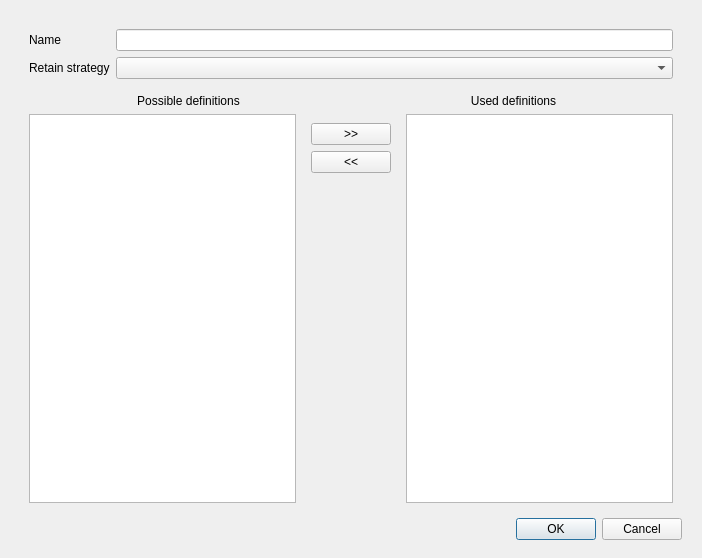
<?xml version="1.0" encoding="UTF-8"?>
<ui version="4.0">
 <class>Dialog</class>
 <widget class="QDialog" name="Dialog">
  <property name="geometry">
   <rect>
    <x>0</x>
    <y>0</y>
    <width>702</width>
    <height>558</height>
   </rect>
  </property>
  <property name="windowTitle">
   <string>BackupJob</string>
  </property>
  <layout class="QVBoxLayout" name="verticalLayout">
   <property name="bottomMargin">
    <number>9</number>
   </property>
   <item>
    <widget class="QWidget" name="contentWidget" native="true">
     <layout class="QVBoxLayout" name="verticalLayout_2">
      <item>
       <widget class="QWidget" name="nameWidget" native="true">
        <layout class="QHBoxLayout" name="horizontalLayout">
         <item>
          <layout class="QGridLayout" name="gridLayout">
           <item row="0" column="0">
            <widget class="QLabel" name="labelName">
             <property name="text">
              <string>Name</string>
             </property>
            </widget>
           </item>
           <item row="1" column="0">
            <widget class="QLabel" name="labelRetainStrategy">
             <property name="text">
              <string>Retain strategy</string>
             </property>
            </widget>
           </item>
           <item row="0" column="1">
            <widget class="QLineEdit" name="editName"/>
           </item>
           <item row="1" column="1">
            <widget class="QComboBox" name="cbbRetainStrategy"/>
           </item>
          </layout>
         </item>
        </layout>
       </widget>
      </item>
      <item>
       <widget class="QWidget" name="labelHeaderWidget" native="true">
        <layout class="QHBoxLayout" name="horizontalLayout_3">
         <property name="spacing">
          <number>6</number>
         </property>
         <property name="leftMargin">
          <number>9</number>
         </property>
         <property name="topMargin">
          <number>0</number>
         </property>
         <property name="bottomMargin">
          <number>0</number>
         </property>
         <item>
          <widget class="QLabel" name="label_2">
           <property name="text">
            <string>Possible definitions</string>
           </property>
           <property name="alignment">
            <set>Qt::AlignCenter</set>
           </property>
          </widget>
         </item>
         <item>
          <widget class="QLabel" name="label_3">
           <property name="layoutDirection">
            <enum>Qt::LeftToRight</enum>
           </property>
           <property name="text">
            <string>Used definitions</string>
           </property>
           <property name="alignment">
            <set>Qt::AlignCenter</set>
           </property>
          </widget>
         </item>
        </layout>
       </widget>
      </item>
      <item>
       <widget class="QWidget" name="definitionsSelectionWidget" native="true">
        <layout class="QHBoxLayout" name="horizontalLayout_2">
         <property name="topMargin">
          <number>0</number>
         </property>
         <item>
          <widget class="QTreeWidget" name="tvPossibleDefinitions">
           <property name="selectionMode">
            <enum>QAbstractItemView::MultiSelection</enum>
           </property>
           <attribute name="headerVisible">
            <bool>false</bool>
           </attribute>
           <column>
            <property name="text">
             <string notr="true">1</string>
            </property>
           </column>
          </widget>
         </item>
         <item>
          <widget class="QWidget" name="moveWidget" native="true">
           <layout class="QVBoxLayout" name="verticalLayout_3">
            <item>
             <widget class="QPushButton" name="pbAdd">
              <property name="text">
               <string>&gt;&gt;</string>
              </property>
             </widget>
            </item>
            <item>
             <widget class="QPushButton" name="pbRemove">
              <property name="text">
               <string>&lt;&lt;</string>
              </property>
             </widget>
            </item>
            <item>
             <widget class="QWidget" name="widget" native="true"/>
            </item>
           </layout>
          </widget>
         </item>
         <item>
          <widget class="QTreeWidget" name="tvSelectedDefinitions">
           <property name="selectionMode">
            <enum>QAbstractItemView::MultiSelection</enum>
           </property>
           <attribute name="headerVisible">
            <bool>false</bool>
           </attribute>
           <column>
            <property name="text">
             <string notr="true">1</string>
            </property>
           </column>
          </widget>
         </item>
        </layout>
       </widget>
      </item>
      <item>
       <widget class="QDialogButtonBox" name="buttonBox">
        <property name="standardButtons">
         <set>QDialogButtonBox::Cancel|QDialogButtonBox::Ok</set>
        </property>
       </widget>
      </item>
     </layout>
    </widget>
   </item>
  </layout>
 </widget>
 <resources/>
 <connections/>
</ui>
